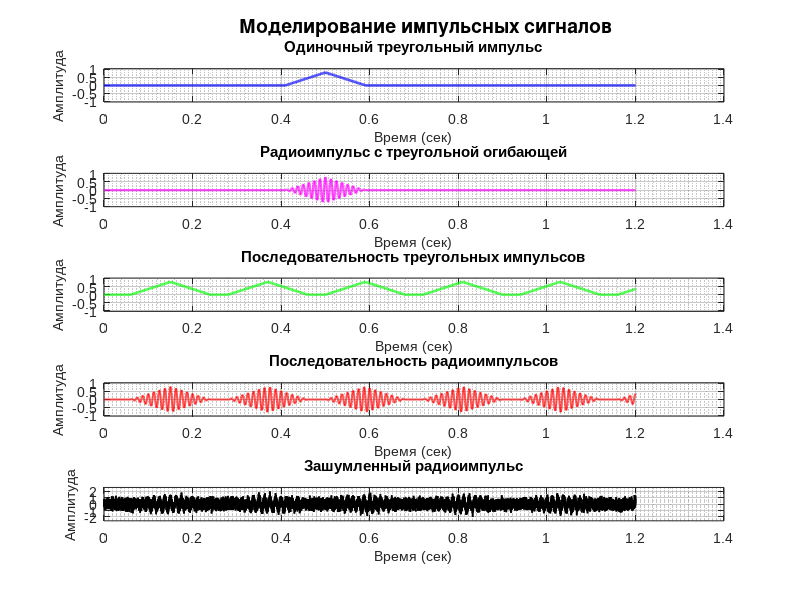

This chart was generated by the following MATLAB code:
%% Задание 1. Построение сигналов

function main()
    %% Инициализация среды
    clear all;
    close all;       
    format compact;
    clc;   
    
    %% Конфигурация параметров
    config = struct(...
        'sampleRate',   25000, ...       % Частота дискретизации (Гц)
        'duration',     1.2, ...         % Длительность записи (сек)
        'carrierFreq',  80, ...          % Несущая частота (Гц)
        'amplitude',    0.8, ...         % Амплитуда сигнала
        'pulseCount',   6, ...           % Число импульсов в последовательности
        'noiseSigma',   0.4, ...         % СКО шума
        'pulseWidth',   0.18, ...        % Ширина импульса (сек)
        'pulseSpacing', 0.22 ...         % Интервал между импульсами (сек)
    );
    
    %% Генерация временной оси
    t = 0:1/config.sampleRate:config.duration;
    t = t(1:end-1);  % Корректировка длины
    
    %% Визуализация сигналов
    hFig = createFigure(config);
    
    %% 1. Одиночный треугольный импульс
    singlePulse = generateTriangularPulse(t, 0.5, config);
    plotSignal(hFig, 1, t, singlePulse, 'b-', 1.8, ...
        'Одиночный треугольный импульс', 'Амплитуда');
    
    %% 2. Модулированный импульс
    modulatedPulse = singlePulse .* cos(2*pi*config.carrierFreq*t);
    plotSignal(hFig, 2, t, modulatedPulse, 'm-', 1.6, ...
        'Радиоимпульс с треугольной огибающей', 'Амплитуда');
    
    %% 3. Последовательность импульсов
    pulseTrain = generatePulseTrain(t, config);
    plotSignal(hFig, 3, t, pulseTrain, 'g-', 1.8, ...
        'Последовательность треугольных импульсов', 'Амплитуда');
    
    %% 4. Последовательность радиоимпульсов
    rfPulseTrain = generateRfPulseTrain(t, config);
    plotSignal(hFig, 4, t, rfPulseTrain, 'r-', 1.4, ...
        'Последовательность радиоимпульсов', 'Амплитуда');
    
    %% 5. Зашумленный сигнал
    noisySignal = addNoise(rfPulseTrain, config);
    plotSignal(hFig, 5, t, noisySignal, 'k-', 1.2, ...
        'Зашумленный радиоимпульс', 'Амплитуда');
    
    %% Добавление заголовка
    annotation(hFig, 'textbox', [0.3 0.94 0.4 0.05], ...
        'String', 'Моделирование импульсных сигналов', ...
        'EdgeColor', 'none', 'FontSize', 14, ...
        'FontWeight', 'bold', 'HorizontalAlignment', 'center');
end

%% Вспомогательные функции
function fig = createFigure(config)
    fig = figure('Name', 'Импульсные сигналы', ...
        'Position', [150 80 1000 950], ...
        'Color', [0.98 0.98 0.98], ...
        'NumberTitle', 'off');
    
    for i = 1:5
        subplot(5,1,i);
        set(gca, 'FontName', 'Arial', ...
            'GridAlpha', 0.25, ...
            'XMinorGrid', 'on', ...
            'YMinorGrid', 'on');
        hold on;
        box on;
    end
end

function pulse = generateTriangularPulse(t, center, config)
    pulse = config.amplitude * ...
        tripuls(t - center, config.pulseWidth);
end

function train = generatePulseTrain(t, config)
    train = zeros(size(t));
    for k = 0:config.pulseCount-1
        pos = k*config.pulseSpacing + 0.15;
        train = train + generateTriangularPulse(t, pos, config);
    end
end

function rfTrain = generateRfPulseTrain(t, config)
    baseTrain = generatePulseTrain(t, config);
    carrier = cos(2*pi*config.carrierFreq*t);
    rfTrain = baseTrain .* carrier;
end

function noisy = addNoise(signal, config)
    noise = config.noiseSigma * randn(size(signal));
    noisy = signal + noise;
end

function plotSignal(fig, pos, t, y, style, width, titleStr, ylabelStr)
    figure(fig);
    subplot(5,1,pos);
    plot(t, y, style, 'LineWidth', width);
    
    title(titleStr, 'FontSize', 11);
    ylabel(ylabelStr, 'FontSize', 10);
    xlabel('Время (сек)', 'FontSize', 10);
    grid on;
    
    % Автоматическое определение пределов
    yMax = max(abs(y))*1.3;
    if yMax == 0, yMax = 1; end
    ylim([-yMax yMax]);
end